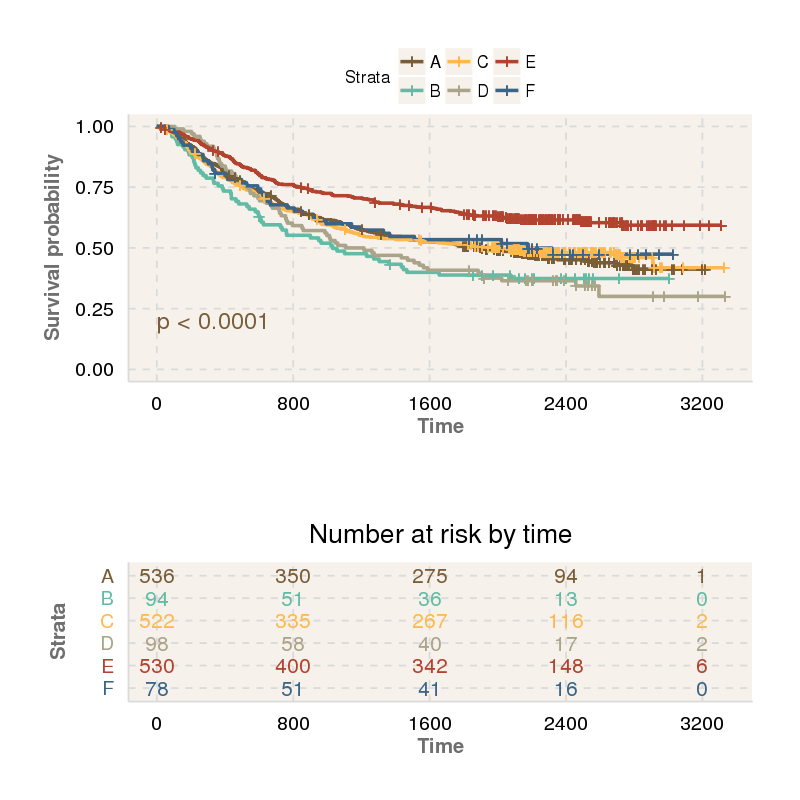

The script that saved this image:
library(ggthemr)
library(survminer)
library(survival)

fit2 <- survfit( Surv(time, status) ~ rx + adhere,
    data = colon )

ggthemr("light")

g = ggsurvplot(fit2, pval = TRUE,
           break.time.by = 800,
           risk.table = TRUE,
           risk.table.col = "strata",
           risk.table.height = 0.5,
           palette = swatch()[1:6],
           ggtheme = NULL,
		   font.x = NULL,
		   font.y = NULL,
           legend.labs = c("A", "B", "C", "D", "E", "F"))

png("survival.png", width=800, height=800, res=120)
print(g)
dev.off()

pdf("survival.pdf", width = 8, height = 8, useDingbats=F)
print(g)
dev.off()

